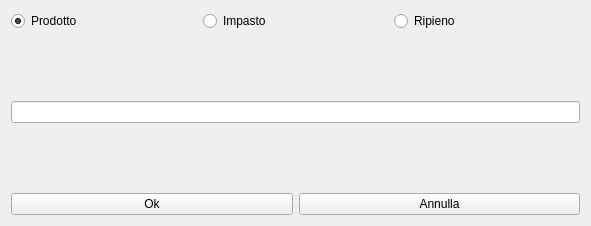
<?xml version="1.0" encoding="UTF-8"?>
<ui version="4.0">
 <class>HNewRecipe</class>
 <widget class="QWidget" name="HNewRecipe">
  <property name="geometry">
   <rect>
    <x>0</x>
    <y>0</y>
    <width>591</width>
    <height>226</height>
   </rect>
  </property>
  <property name="windowTitle">
   <string>Form</string>
  </property>
  <layout class="QVBoxLayout" name="verticalLayout">
   <item>
    <layout class="QHBoxLayout" name="horizontalLayout">
     <item>
      <widget class="QRadioButton" name="rbProdotti">
       <property name="text">
        <string>Prodotto</string>
       </property>
       <property name="checked">
        <bool>true</bool>
       </property>
      </widget>
     </item>
     <item>
      <widget class="QRadioButton" name="rbImpasti">
       <property name="text">
        <string>Impasto</string>
       </property>
      </widget>
     </item>
     <item>
      <widget class="QRadioButton" name="rbRipieni">
       <property name="text">
        <string>Ripieno</string>
       </property>
      </widget>
     </item>
    </layout>
   </item>
   <item>
    <spacer name="verticalSpacer_2">
     <property name="orientation">
      <enum>Qt::Vertical</enum>
     </property>
     <property name="sizeHint" stdset="0">
      <size>
       <width>20</width>
       <height>40</height>
      </size>
     </property>
    </spacer>
   </item>
   <item>
    <widget class="QLineEdit" name="leNomeRicetta"/>
   </item>
   <item>
    <spacer name="verticalSpacer">
     <property name="orientation">
      <enum>Qt::Vertical</enum>
     </property>
     <property name="sizeHint" stdset="0">
      <size>
       <width>20</width>
       <height>57</height>
      </size>
     </property>
    </spacer>
   </item>
   <item>
    <layout class="QHBoxLayout" name="horizontalLayout_2">
     <item>
      <widget class="QPushButton" name="pbOK">
       <property name="text">
        <string>Ok</string>
       </property>
      </widget>
     </item>
     <item>
      <widget class="QPushButton" name="pbAbort">
       <property name="text">
        <string>Annulla</string>
       </property>
      </widget>
     </item>
    </layout>
   </item>
  </layout>
 </widget>
 <resources/>
 <connections/>
</ui>
